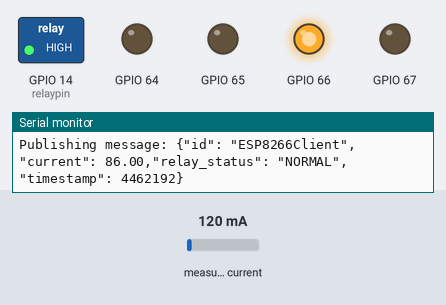
Recording of a sketch running on a simulated ESP8266 (NodeMCU). On the bench: switched loads named in the sketch (green lamp = pin HIGH), output pins drawn as LEDs (lit = HIGH), the last lines printed to the serial monitor. Dashed ring = blinking. Inputs (shaded band) come from the test bench; at power-on: measured current 120 mA. WiFi joins after 1.5 s; servers stay silent unless stated; no MQTT or app messages arrive unless stated.

Above: at 2.7 s.
2.8 s: measured current set to 521 mA
5.5 s: measured current set to 569 mA
At 6.4 s:
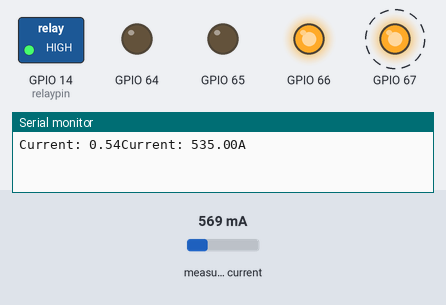
10.5 s: measured current set to 806 mA
14.0 s: measured current set to 850 mA
At 15.2 s:
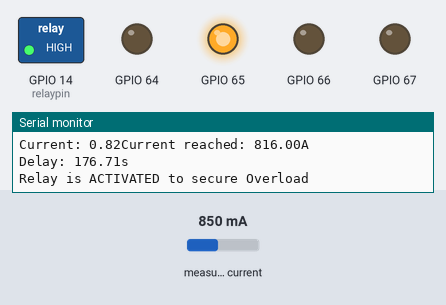
Timing chart, 0 to 17.0 s (numbered marks = the images above; inputs shaded):
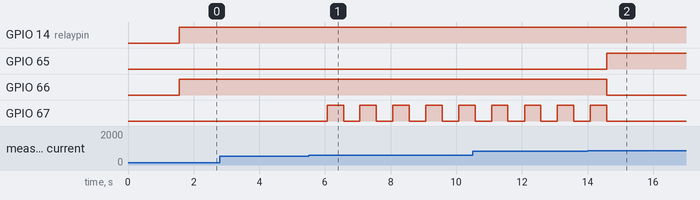

Measured:
- the behaviour switches between 534 and 535 mA on measured current (found by bisection; images 0 and 1)
- the behaviour switches between 833 and 834 mA on measured current (found by bisection; images 1 and 2)
- after the input at 5.5 s, GPIO 67: alternates HIGH for 0.50 s and LOW for 0.50 s, starting after 0.57 s
- after the input at 14.0 s, GPIO 65: LOW → HIGH after 0.59 s; GPIO 66: HIGH → LOW after 0.59 s; GPIO 67: goes on until 14.6 s, then stays LOW

The sketch:

Nyoba_Node_MCU_Proteksi.ino
```cpp
#include <ESP8266WiFi.h>
#include <PubSubClient.h>
#include <PZEM004Tv30.h>
#include <PCF8574.h>
#include <Wire.h>
#include <SoftwareSerial.h>
#include <NTPClient.h>


#define WIFI_SSID "KOSTTA"
#define WIFI_PASSWORD "kostta2023"

#define MQTT_SERVER "192.168.1.4"
#define MQTT_PORT 1883
#define MQTT_USER "ariq"
#define MQTT_PASSWORD "1234"

#define PZEM_RX_PIN 12 // D6
#define PZEM_TX_PIN 13 // D7
#define redled 0
#define yellowled 1
#define greenled 2
#define buzzer 3
const int relaypin = 14; // D5
PCF8574 io(0x20);

String RELAY_NORMAL = "NORMAL";
String RELAY_WARNING = "WARNING";
String RELAY_TRIP_WARNING = "TRIP_WARNING";
String RELAY_TRIP_SHORTCIRCUIT = "TRIP_SHORTCIRCUIT";
String RELAY_OVERLOAD = "OVERLOAD";

String RelayStatusFloat;

// set considered OverLoad & Short Circuit values
const float warningOL = 500;
const float OLcurrent = 800;
const float warningSC = 2000;
const float SCcurrent = 3000;
// time multiplier setting
const float K = 0.5;
// normal inverse constant values
const float A = 0.14;
const float B = 0.02;
// delay timer for sensor

unsigned long prevmillis = 0;
unsigned long Delayforsensor = 2000;

#define TZ_INFO "UTC7"

// Dummy sensor and relay values
SoftwareSerial pzemSWSerial(PZEM_RX_PIN, PZEM_TX_PIN);
PZEM004Tv30 pzem(pzemSWSerial);

WiFiClient espClient;
PubSubClient client(espClient);

void setup_wifi() {
  delay(10);
  Serial.println();
  Serial.print("Connecting to ");
  Serial.println(WIFI_SSID);

  WiFi.mode(WIFI_STA);
  WiFi.begin(WIFI_SSID, WIFI_PASSWORD);

  while (WiFi.status() != WL_CONNECTED) {
    delay(500);
    Serial.print(".");
  }

  Serial.println("");
  Serial.println("WiFi connected");
  Serial.println("IP address: ");
  Serial.println(WiFi.localIP());
}

void reconnect() {
  while (!client.connected()) {
    Serial.print("Attempting MQTT connection...");
    if (client.connect("ESP8266Client", MQTT_USER, MQTT_PASSWORD)) {
      Serial.println("connected");
    } else {
      Serial.print("failed, rc=");
      Serial.print(client.state());
      Serial.println(" try again in 5 seconds");
      delay(5000);
    }
  }
}

void turngreenon() {
  io.write(yellowled, LOW);
  io.write(redled, LOW);
}

void turnyellowon() {
  io.write(greenled, LOW);
  io.write(redled, LOW);
}

void turnredon() {
  io.write(greenled, LOW);
  io.write(yellowled, LOW);
}

void setup() {
  Serial.begin(115200); // Ubah baud rate ke 115200
  io.begin();
  pinMode(relaypin, OUTPUT);

  setup_wifi();
  client.setServer(MQTT_SERVER, MQTT_PORT);
}

void loop() {
  if (!client.connected()) {
    reconnect();
  }
  client.loop();

  if (millis() - prevmillis > Delayforsensor || prevmillis == 0) {
    prevmillis = millis();

    // Dummy sensor data
    float currentz = pzem.current() - 0.034;
    //float currentz = random(0, 4000) / 1000.0; // Dummy current value in Amperes

    // Hold relay values
    String RelayStatus;
    float TimeDelay;
    int timestamp;

    // Checking data validation
    if (isnan(currentz)) {
      Serial.println("Error reading current");
      Serial.println("Possible causes:");
      Serial.println("- Poor connection between PZEM004T and ESP8266");
      Serial.println("- Faulty PZEM004T module");
      Serial.println("- Incorrect baud rate settings");
      return;
    }

    Serial.print("Current: ");
    Serial.print(currentz, 2);

    // Current values are multiple by 1000 to make it relevant to real cases (kiloAmperes)
    if (currentz < warningOL / 1000.0) { // Normal State
      io.write(greenled, HIGH);
      io.write(redled, LOW);
      io.write(yellowled, LOW);
      digitalWrite(relaypin, HIGH);
      Serial.print("Current: ");
      Serial.print(currentz * 1000, 2);
      Serial.println("A");
      RelayStatusFloat = RELAY_NORMAL;
      RelayStatus = "Normal";
      TimeDelay = 0;
    }
    else if ((warningOL / 1000.0 <= currentz) && (currentz < OLcurrent / 1000.0)) {
      io.write(greenled, HIGH);
      io.write(redled, LOW);
      io.write(yellowled, LOW);
      digitalWrite(relaypin, HIGH);
      Serial.print("Current: ");
      Serial.print(currentz * 1000, 2);
      Serial.println("A");
      RelayStatusFloat = RELAY_WARNING;
      RelayStatus = "Warning (Overload)";
      TimeDelay = 0;
      io.write(buzzer, LOW);  delay(500);
      io.write(buzzer, HIGH); delay(500);
      io.write(buzzer, LOW);  delay(500);
      io.write(buzzer, HIGH); delay(500);
      io.write(buzzer, LOW);  delay(500);
      io.write(buzzer, HIGH); delay(500);
      io.write(buzzer, LOW);
    }
    else if ((warningSC / 1000.0 <= currentz) && (currentz < SCcurrent / 1000.0)) {
      io.write(greenled, LOW);
      io.write(redled, LOW);
      io.write(yellowled, HIGH);
      double current2 = currentz / 0.8; // Use original values to calculate delay
      double OLdelay = K * (A / (pow(current2, B) - 1));
      Serial.print("Current reached: ");
      Serial.print(currentz * 1000, 2);
      Serial.println("A");
      Serial.print("Delay: ");
      Serial.print(OLdelay, 2);
      Serial.println("s");
      Serial.println("Relay is ACTIVATED to secure Overload");
      RelayStatusFloat = RELAY_TRIP_WARNING;
      RelayStatus = "Trip, Warning (Short Circuit)";
      TimeDelay = OLdelay;
      delay(OLdelay * 1000);
      digitalWrite(relaypin, LOW);
      io.write(buzzer, LOW);  delay(500);
      io.write(buzzer, HIGH); delay(2000);
      io.write(buzzer, LOW);  delay(500);
      io.write(buzzer, HIGH); delay(2000);
      io.write(buzzer, LOW);  delay(500);
    }
    else if (currentz >= SCcurrent / 1000.0) {
      io.write(greenled, LOW);
      io.write(redled, HIGH);
      io.write(yellowled, LOW);
      float SCdelay = 500;
      Serial.print("Current reached: ");
      Serial.print(currentz * 1000, 2);
      Serial.println("A");
      Serial.print("Delay: ");
      Serial.print(SCdelay / 1000, 2);
      Serial.println("s");
      RelayStatusFloat = RELAY_TRIP_SHORTCIRCUIT;
      RelayStatus = "TRIP (Short Circuit)";
      TimeDelay = SCdelay / 1000;
      delay(SCdelay);
      digitalWrite(relaypin, LOW);
    }
    else {
      io.write(greenled, LOW);
      io.write(redled, LOW);
      io.write(yellowled, HIGH);
      double current2 = currentz / 0.8; // Use original values to calculate delay
      double OLdelay = K * (A / (pow(current2, B) - 1));
      Serial.print("Current reached: ");
      Serial.print(currentz * 1000, 2);
      Serial.println("A");
      Serial.print("Delay: ");
      Serial.print(OLdelay, 2);
      Serial.println("s");
      Serial.println("Relay is ACTIVATED to secure Overload");
      RelayStatusFloat = RELAY_OVERLOAD;
      RelayStatus = "TRIP (Overload)";
      TimeDelay = OLdelay;
      delay(OLdelay * 1000);
      digitalWrite(relaypin, LOW);
    }

    // Prepare data for MQTT
    String payload = "{";
    payload += "\"id\": \"ESP8266Client\",";
    payload += "\"current\": " + String(currentz * 1000, 2) + ",";
    payload += "\"relay_status\": \"" + String(RelayStatusFloat) + "\",";
    payload += "\"timestamp\": " + String(timestamp);
    payload += "}";

    Serial.print("Publishing message: ");
    Serial.println(payload);

    client.publish("Proteksi_Listrik", payload.c_str());

    //Serial.println("Wait 3s");
    //delay(3000);
  }
}
```
